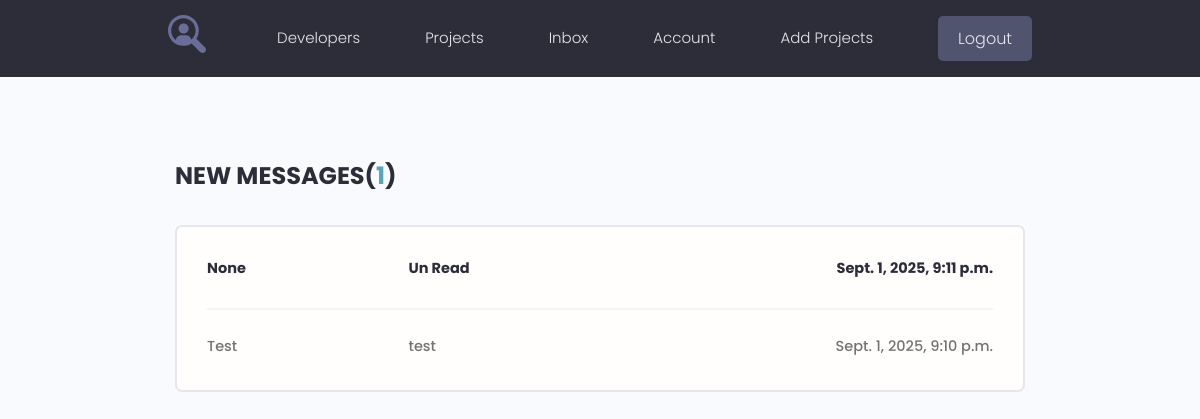
Page /inbox/ (signed in) on the earlier database version.
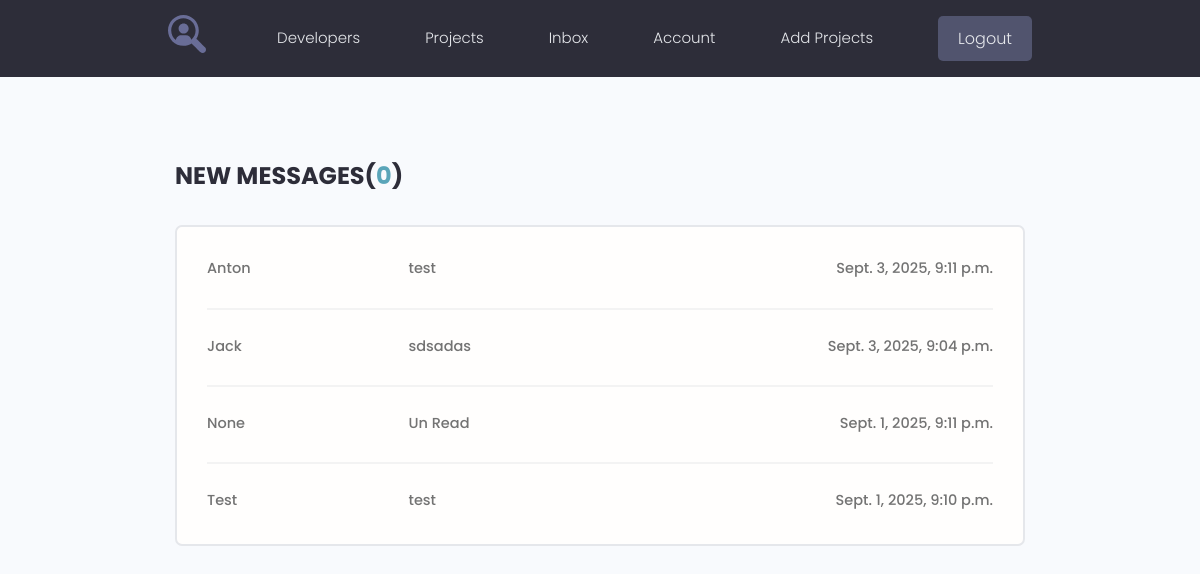
Same page on the later database version.
### users/models.py (models this page shows, shortened)
class Message(models.Model):
    sender = models.ForeignKey(Profile, on_delete=models.SET_NULL, null=True, blank=True)
    recipient = models.ForeignKey(Profile, on_delete=models.SET_NULL, null=True, blank=True, related_name='messages')
    email = models.EmailField(max_length=200, null=True, blank=True)
    name = models.CharField(max_length=200, null=True, blank=True)
    subject = models.CharField(max_length=200, null=True, blank=True)
    body = models.TextField()
    is_read = models.BooleanField(default=False, null=True)
    created = models.DateTimeField(auto_now_add=True)
    class Meta:
        ordering = ['is_read', '-created']

### users/views.py (the view)
# urls.py: path("inbox/", views.inbox, name="inbox"),
@login_required(login_url='login')
def inbox(request):
    profile = request.user.profile
    message_requests = profile.messages.all()
    unread_count = message_requests.filter(is_read=False).count()
    context = {'message_requests': message_requests, 'unread_count': unread_count}
    return render(request, 'users/inbox.html', context)

### users/templates/users/inbox.html
{% extends 'projects/base.html' %}
{% block content %}
{% load static %}
  <main class="inbox my-xl">
    <div class="content-box">
      <h3 class="inbox__title">New Messages(<span>{{ unread_count }}</span>)</h3>
      <ul class="messages">
        {% for message in message_requests %}
        {% if message.is_read == False %}
        <li class="message message--unread">
         {% else %}
        <li class="message">
          {% endif %}
          <a href="{% url 'message-view' message.id %}">
            <span class="message__author">{{ message.name }}</span>
            <span class="message__subject">{{ message.subject }}</span>
            <span class="message__date">{{ message.created }}</span>
          </a>
        </li>
        {% endfor %}
      </ul>
    </div>
  </main>
{% endblock %}

Differences in the rows shown:
added Message: name "Anton", subject "test", created "Sept. 3, 2025, 9:11 p.m."
added Message: name "Jack", subject "sdsadas", created "Sept. 3, 2025, 9:04 p.m."
changed Message "None": is_read False → True (drawn)
Other differences:
{{ unread_count }}: "1" → "0"
